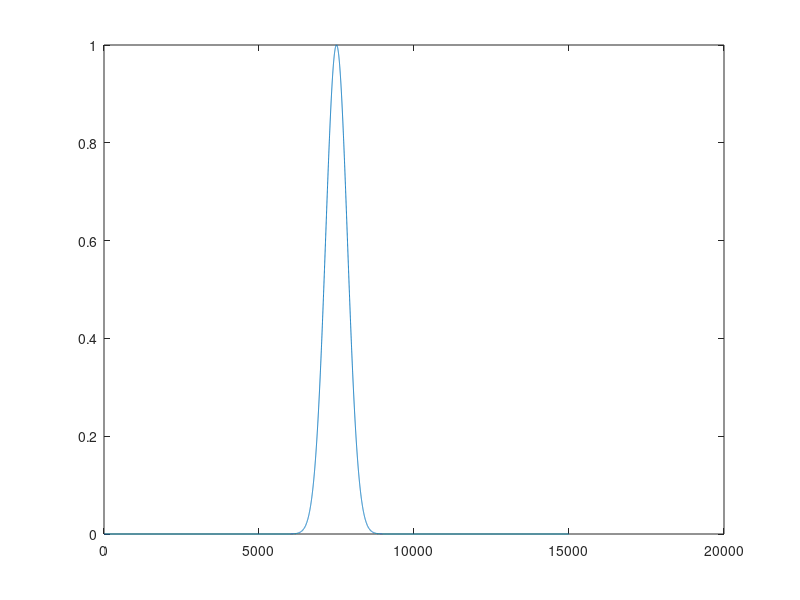
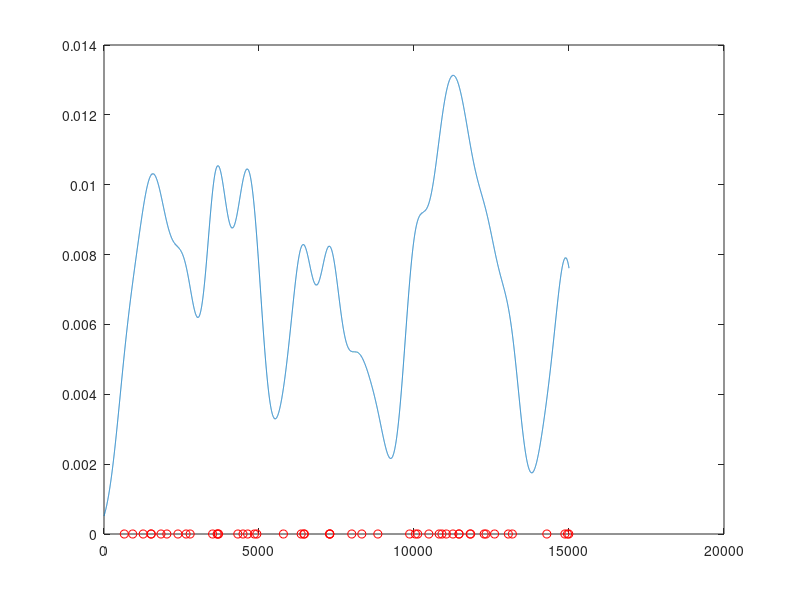
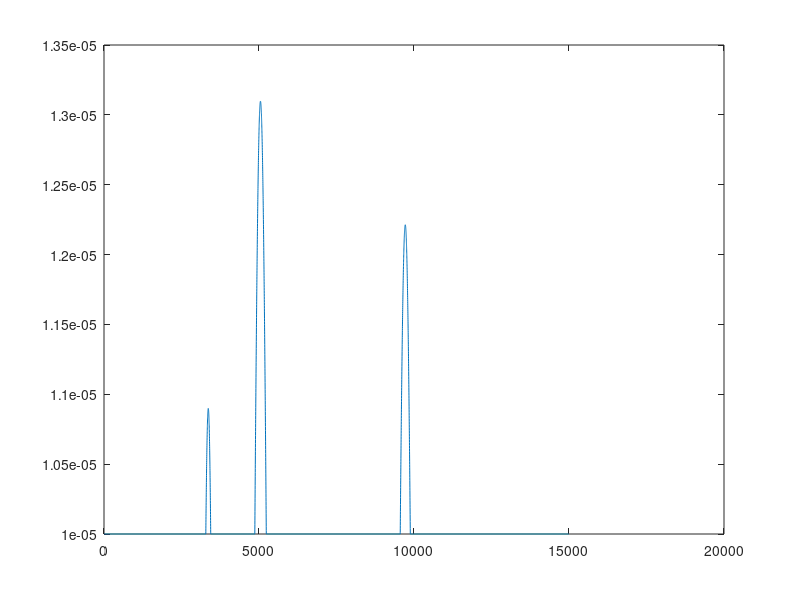
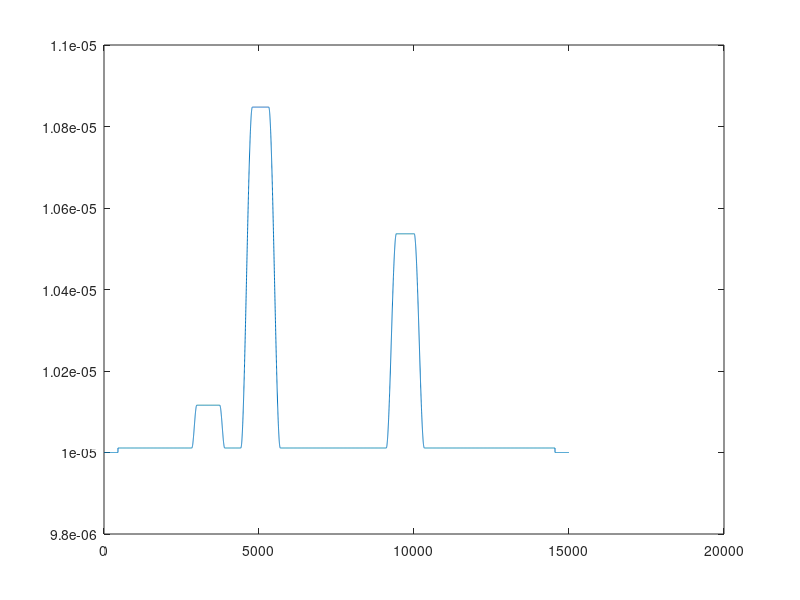

These charts were generated, in order, by the following MATLAB code:
T = 15000;       %весь итервал времени 
to = T/2;      %время в которое произошел отказ
u = 7;    %процент от интервала времени теста, при котором отказы будут синергировать
q = T * u/(100 * 3);

for i=1:T
    f(i) = exp(-(i - to)^2 / (2*q^2) );
end
figure;
plot(1:T,f);

%T = 20000;  %интервал времени теста 
N = 20000;   %кол-во тестов (что эквиваленто запускам или обращениям к функциональному объекту)
n = 50;    %кол-во отказов 
lamda_min = 0.00001;
for i=1:n
   tn(i) = rand*T;  
end

for i=1:T
    m(i) = 0;
    for j=1:n
        m(i) = m(i) + n/N * exp(-(i - tn(j))^2 / (2*q^2));
    end
end
figure
numel(m)
plot(1:T,m,tn,0,'ro');


%вычесление производной
h = 1;
for i=1:(numel(m) - 1*h)
    lamda(i)= (m(i)-m(i+h))/(h);
    if lamda(i) < 0
       lamda(i) = -lamda(i); 
    end
    if lamda(i) < lamda_min
       lamda(i) = lamda_min;
    end
end
figure
plot(1:numel(lamda), lamda);

r = round(numel(lamda)*0.03);

for i=1:(numel(lamda) - 0)
    if (i <= r)
       s = 0;
       for j=1:2*r
          s = s + lamda(i - 1 + j);  
       end
       del = 2*r;
       lamda_(i) = s/del;
    end
    if (i >= numel(lamda) - r)
       s = 0;
       for j=1:2*r
          s = s + lamda(i + 1 - j);  
       end
       del = 2*r;
       lamda_(i) = s/del;
    end
    if (i > r && i < numel(lamda) - r)
        s = 0;
        for j=(i-r):(i+r)
            s = s + lamda(j);
        end
        del = 2*r;
        lamda_(i) = s/del;
    end
end
figure 
plot(1:numel(lamda_), lamda_);

for i=1:numel(lamda_)         
   p(i) = exp(-i*lamda_(i));  
end
figure
plot(1:numel(lamda_), p);


